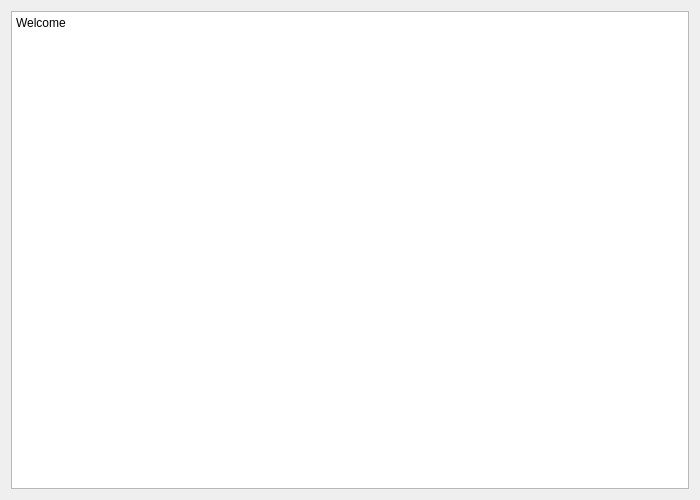
<?xml version="1.0" encoding="UTF-8"?>
<ui version="4.0">
 <class>Form</class>
 <widget class="QWidget" name="Form">
  <property name="geometry">
   <rect>
    <x>0</x>
    <y>0</y>
    <width>700</width>
    <height>500</height>
   </rect>
  </property>
  <property name="minimumSize">
   <size>
    <width>700</width>
    <height>500</height>
   </size>
  </property>
  <property name="windowTitle">
   <string>About</string>
  </property>
  <property name="windowIcon">
   <iconset>
    <normaloff>resource/image/icon.png</normaloff>resource/image/icon.png</iconset>
  </property>
  <layout class="QHBoxLayout" name="horizontalLayout">
   <item>
    <widget class="QTextEdit" name="textEdit">
     <property name="enabled">
      <bool>true</bool>
     </property>
     <property name="readOnly">
      <bool>true</bool>
     </property>
     <property name="html">
      <string>Welcome</string>
     </property>
    </widget>
   </item>
  </layout>
 </widget>
 <resources/>
 <connections/>
</ui>
